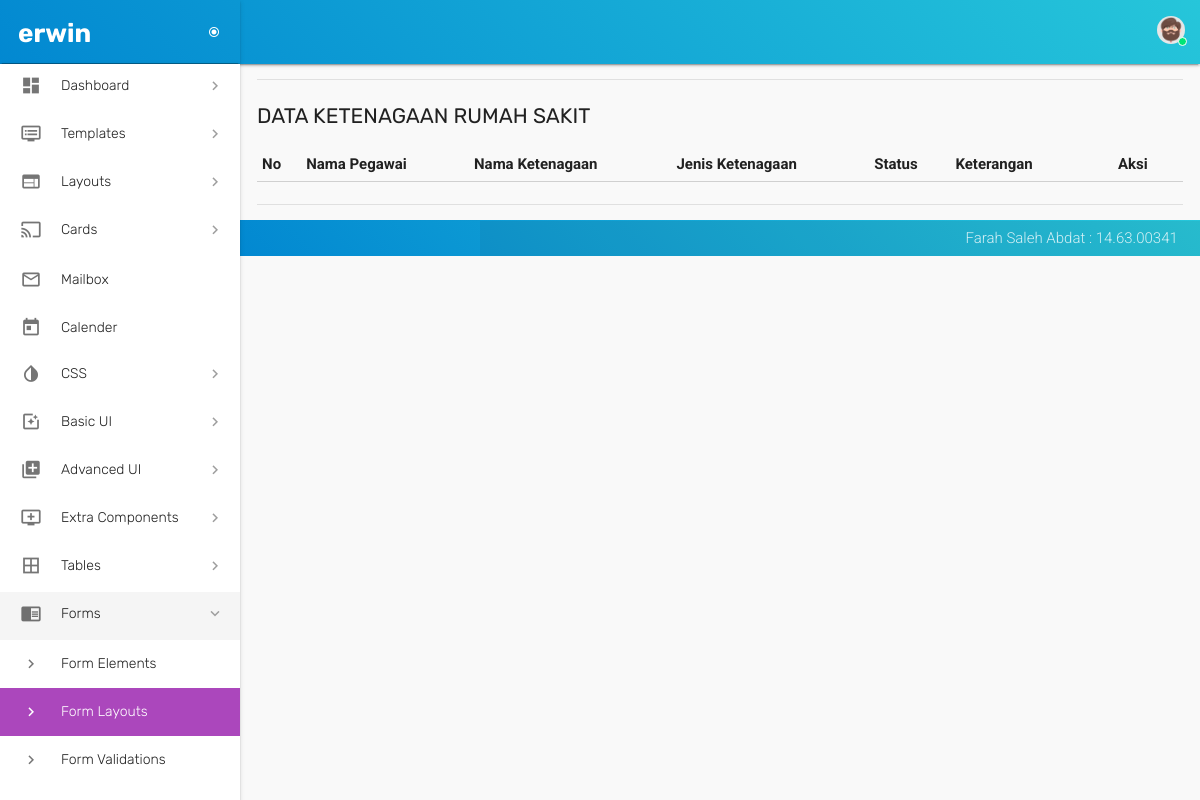
Before: /ketenagaan_data.php (signed in) with the older database file.
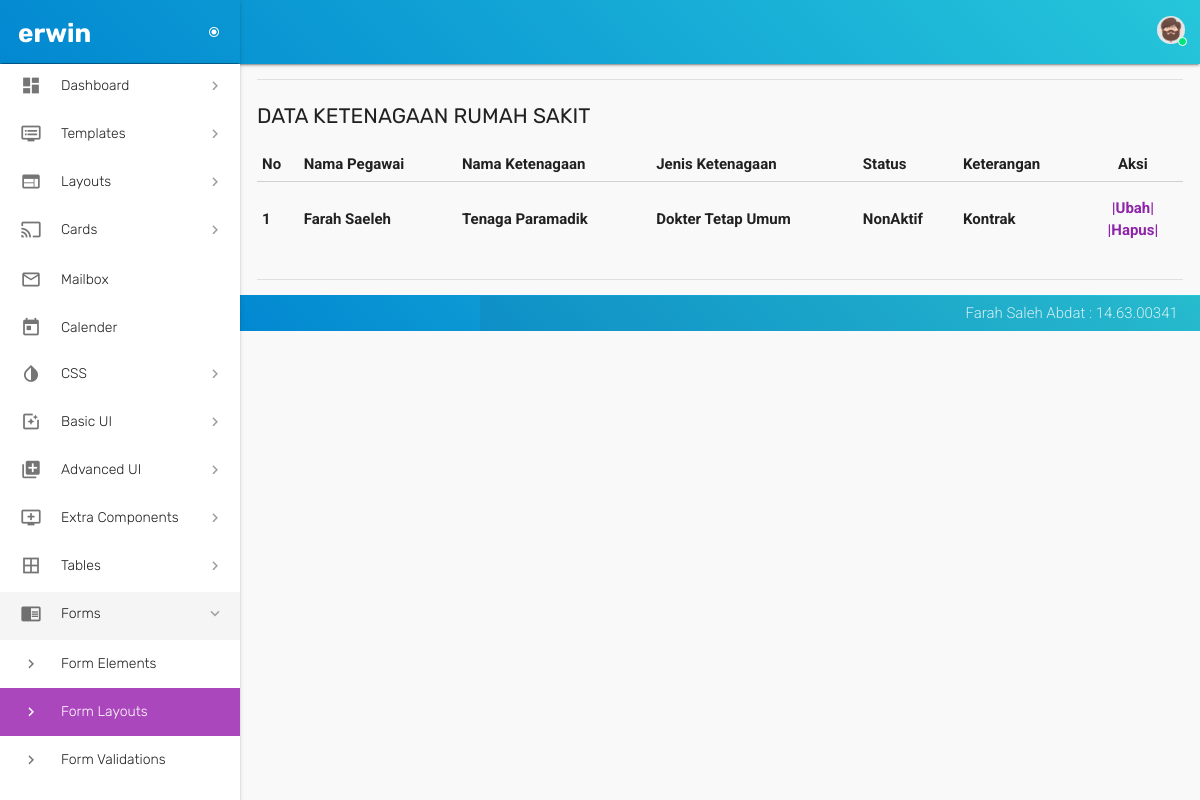
After: the same page with the newer database file.
### tables this page shows
CREATE TABLE `ketenagaan_rs` (
  `id_ketenagaan` int(21) NOT NULL,
  `id_pegawai` int(21) NOT NULL,
  `nama_ketenagaan` enum('Tenaga Medik','Tenaga Paramadik','Tenaga Penunjang Medik','Tenaga Non Medik') NOT NULL,
  `jenis_ketenagaan` varchar(70) NOT NULL,
  `status` enum('Aktif','NonAktif') NOT NULL,
  `keterangan` text NOT NULL
);

CREATE TABLE `pegawai` (
  `id_pegawai` int(21) NOT NULL,
  `nip` varchar(21) NOT NULL,
  `nama_pegawai` varchar(30) NOT NULL,
  `jabatan_pegawai` varchar(30) NOT NULL,
  `status` enum('On','Off') NOT NULL DEFAULT 'On',
  `jenis_pegawai` enum('Permanen','Kontrak','Outsourcing') NOT NULL,
  `nama_pt` varchar(100) DEFAULT NULL,
  `tgl_lahir` date NOT NULL,
  `tgl_masuk_kerja` date NOT NULL,
  `tgl_keluar_kerja` date DEFAULT NULL,
  `jenis_kelamin` enum('Laki-laki','Perempuan') NOT NULL,
  `agama` enum('Islam','Kristen','Hindu','Budha','Protestan') NOT NULL,
  `pendidikan_akhir` varchar(30) NOT NULL,
  `no_telepon` varchar(21) NOT NULL,
  `no_telepon_rumah` varchar(21) NOT NULL,
  `kabupaten_kota` varchar(30) NOT NULL,
  `kecamatan` varchar(30) DEFAULT NULL,
  `desa` varchar(30) DEFAULT NULL,
  `rt_rw` varchar(30) DEFAULT NULL,
  `alamat_jln` varchar(30) NOT NULL,
  `jumlah` int(21) NOT NULL DEFAULT '0'
);

### ketenagaan_data.php (the view, shortened to what this page needs)
<?php
 if (empty($_SESSION['username'])) {
 header("location:login_form.php");
 }
 else {
 ?>
<!DOCTYPE html>
<html lang="en">
  <head>
    <link href="assets/css/materialize.css" type="text/css" rel="stylesheet">
    <link href="assets/css/style.css" type="text/css" rel="stylesheet">
    <link href="assets/css/custom.css" type="text/css" rel="stylesheet">
    <link href="assets/css/perfect-scrollbar.css" type="text/css" rel="stylesheet">
    <link href="assets/css/jquery-jvectormap.css" type="text/css" rel="stylesheet">
    <link href="assets/css/jquery.dataTables.min.css" type="text/css" rel="stylesheet">
  </head>
  <body>
  <?php include 'config/header.php'; ?>
  <?php include 'config/menu.php'; ?>
        <section id="content">
          <div class="container">
            <div class="section">
              <div class="divider"></div>
              <div id="table-datatables">
                <h4 class="header">Data Ketenagaan Rumah Sakit</h4>
                <div class="row">
                  <div class="col s12">
                    <table id="data-table-simple" class="responsive-table display" cellspacing="0">
                        <thead>
                        <tr>
                        <th> No </th>
                        <th> Nama Pegawai </th>
                        <th> Nama Ketenagaan </th>
                        <th> Jenis Ketenagaan </th>
                        <th> Status </th>
                        <th> Keterangan </th>
                        <th style="width:100px;text-align: center;"> Aksi </th>
                        </tr>
                        </thead>
                       <tbody>
                        <?php
                        include 'config/koneksiDB.php';
                        $query = "SELECT pegawai.nama_pegawai, ketenagaan_rs.id_ketenagaan, ketenagaan_rs.id_pegawai, ketenagaan_rs.nama_ketenagaan, ketenagaan_rs.jenis_ketenagaan, ketenagaan_rs.status, ketenagaan_rs.keterangan FROM ketenagaan_rs LEFT JOIN pegawai ON pegawai.id_pegawai = ketenagaan_rs.id_pegawai";
                        $result=mysqli_query($koneksi, $query) or die(mysqli_error());
                        $no=1;
                        while ($data = mysqli_fetch_array($result, MYSQLI_BOTH)){
                        ?>
                        <tr>
                        <td><?php echo $no++; ?></td>
                        <td><?php echo $data['nama_pegawai']; ?></td>
                        <td><?php echo $data['nama_ketenagaan']; ?></td>
                        <td><?php echo $data['jenis_ketenagaan']; ?></td>
                        <td><?php echo $data['status']; ?></td>
                        <td><?php echo $data['keterangan']; ?></td>
                        <td style="width:100px;text-align: center;">
                        <?php echo "
                        <a href='ketenagaan_form_ubah.php?id_ketenagaan=$data[id_ketenagaan]'>|Ubah|</a>
                        <a href='ketenagaan_proses_hapus.php?id_ketenagaan=$data[id_ketenagaan]' onclick=\"return confirm('Anda yakin akan menghapus data ?')\">|Hapus|</a>";
                        ?>
                        </td>
                        </tr>
                        <?php
                        }
                        ?>
                   </tbody>
                    </table>
                  </div>
                </div>
              </div>
            <br>
          <div class="divider"></div>
        </div>
      </div>
    </section>
    <?php include 'config/footer.php'; ?>
  </body>
</html>
<?php } ?>

Changed rows visible on the page:
added ketenagaan_rs: id_pegawai.nama_pegawai "Farah Saeleh", nama_ketenagaan "Tenaga Paramadik", jenis_ketenagaan "Dokter Tetap Umum", status "NonAktif", keterangan "Kontrak"
